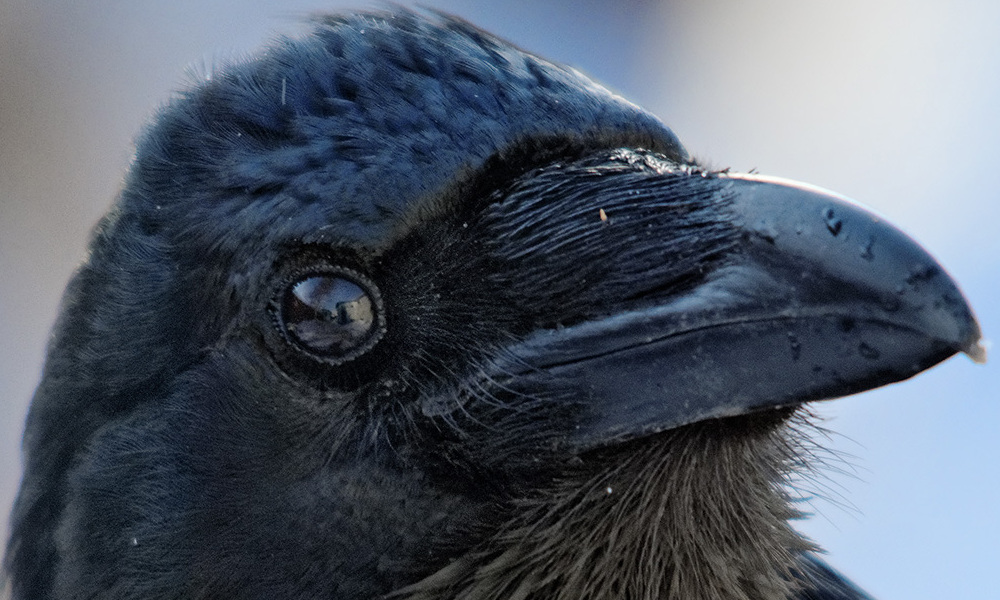
//> input picture Labs_cpp/homework_1/raven.jpg, 1000 x 600 px
$ ./basic_operations   (built with g++ and OpenCV 4)
//> lines starting //> are read from the running program, lines starting //| are printed output that depends on the picture
### Labs_cpp/homework_1/basic_operations.h
//
// Created by Олександра Биліна on 15.03.2026.
//

#ifndef CODE_BASIC_OPERATIONS_H
#define CODE_BASIC_OPERATIONS_H


class basic_operations {
};


#endif //CODE_BASIC_OPERATIONS_H

### Labs_cpp/homework_1/basic_operations.cpp
//
// Created by Олександра Биліна on 15.03.2026.
//

#include "basic_operations.h"

#include <opencv2/opencv.hpp>
#include <string>

void basicImageOperations()
{
    std::string path = "/Users/oleksandrabylina/Documents/University/ComputerVision/Labs_cpp/homework_1/raven.jpg";
    cv::Mat image = cv::imread(path);
//> image is the input picture: 600 rows x 1000 cols, CV_8UC3; mean B, G, R 105.7, 92.4, 83.2

    if (image.empty()) {
        std::cout << "Image not loaded!\n";
        return;
    }
    cv::imshow("Original picture", image);
    cv::waitKey(0);
    cv::Mat grey_image = cv::imread(path, cv::IMREAD_GRAYSCALE);
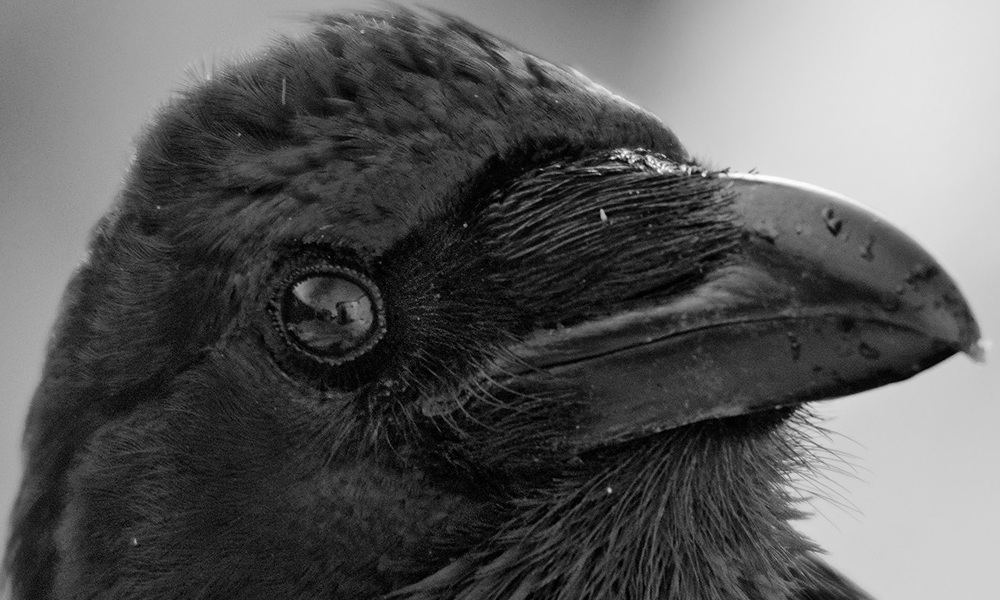
//> grey_image: 600 rows x 1000 cols, CV_8UC1; min 0, max 255, mean 91.2
    cv::imshow("Grey picture", grey_image);
    cv::waitKey(0);
    cv::Mat resized_image;
    cv::resize(image, resized_image, cv::Size(320, 320));
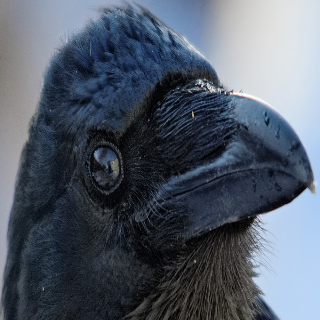
//> resized_image: 320 rows x 320 cols, CV_8UC3; mean B, G, R 105.6, 92.3, 83.1
    cv::imshow("Resized picture", resized_image);
    cv::waitKey(0);
    cv::Mat blurred_image;
    cv::GaussianBlur(image, blurred_image, cv::Size(9, 9), 0);
    cv::imshow("Blurred picture", blurred_image);
    cv::waitKey(0);
    cv::Mat edges;
    cv::Canny(grey_image, edges, 80, 150);
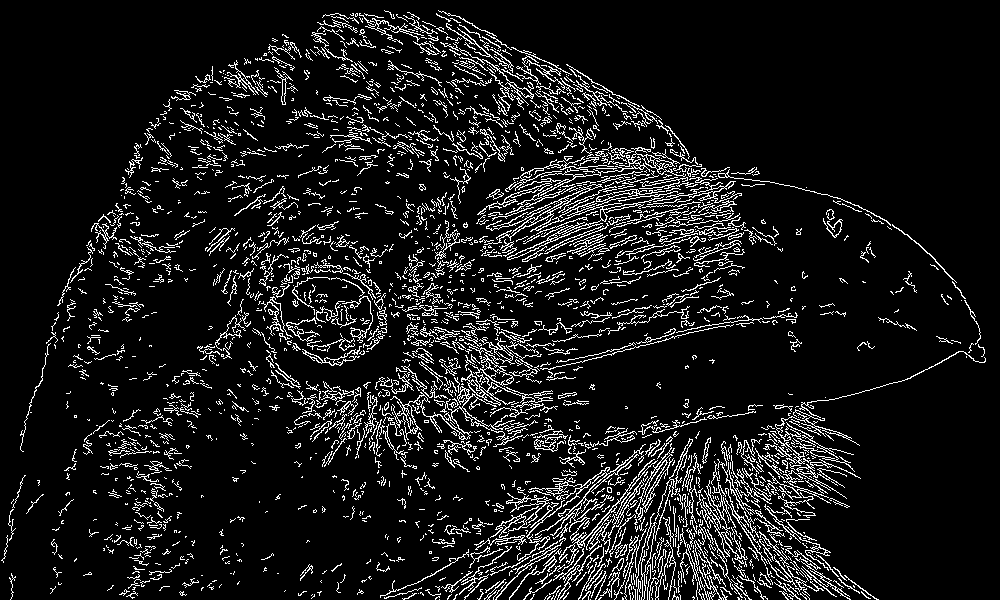
//> edges: 600 rows x 1000 cols, CV_8UC1; 9.6% white in thin lines or dots
    cv::imshow("Edges", edges);
    cv::waitKey(0);
    cv::Mat rotated_image;
    cv::rotate(image, rotated_image, cv::ROTATE_90_CLOCKWISE);
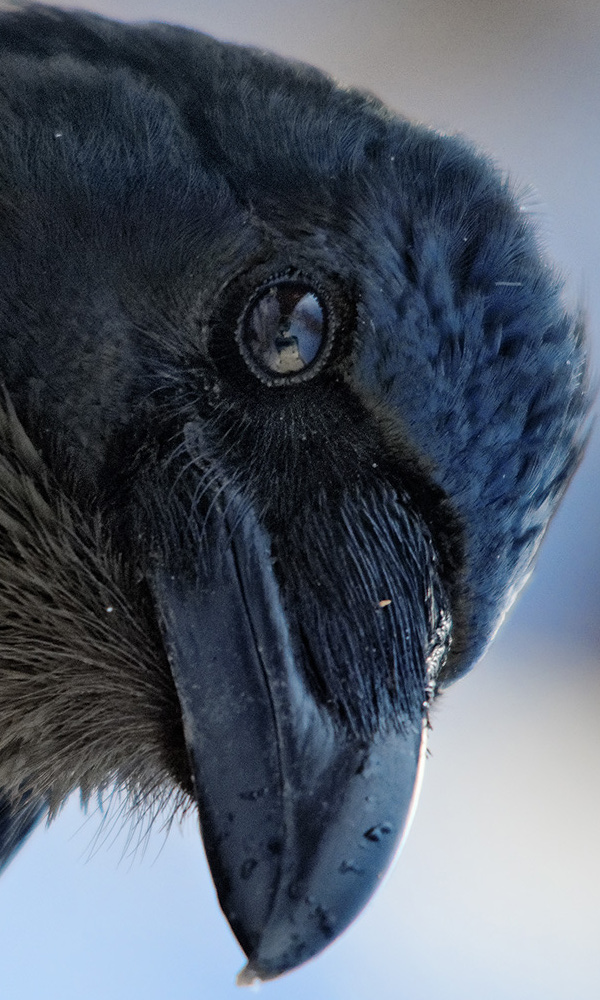
//> rotated_image: 1000 rows x 600 cols, CV_8UC3; mean B, G, R 105.7, 92.4, 83.2
    cv::imshow("Rotated picture", rotated_image);
    cv::waitKey(0);
    cv::Mat cropped_image = image(cv::Rect(100, 100, 250, 250));
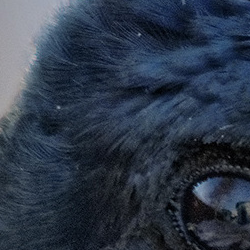
//> cropped_image: 250 rows x 250 cols, CV_8UC3; mean B, G, R 72.2, 56, 45.3
    cv::imshow("Cropped picture", cropped_image);
    cv::waitKey(0);
    cv::Mat brighter_image = image.clone();
    for (int i = 0; i < brighter_image.rows; ++i)
        for (int j = 0; j < brighter_image.cols; ++j)
            for (int c = 0; c < 3; ++c)
                brighter_image.at<cv::Vec3b>(i, j)[c] = cv::saturate_cast<uchar>(brighter_image.at<cv::Vec3b>(i, j)[c] + 50);
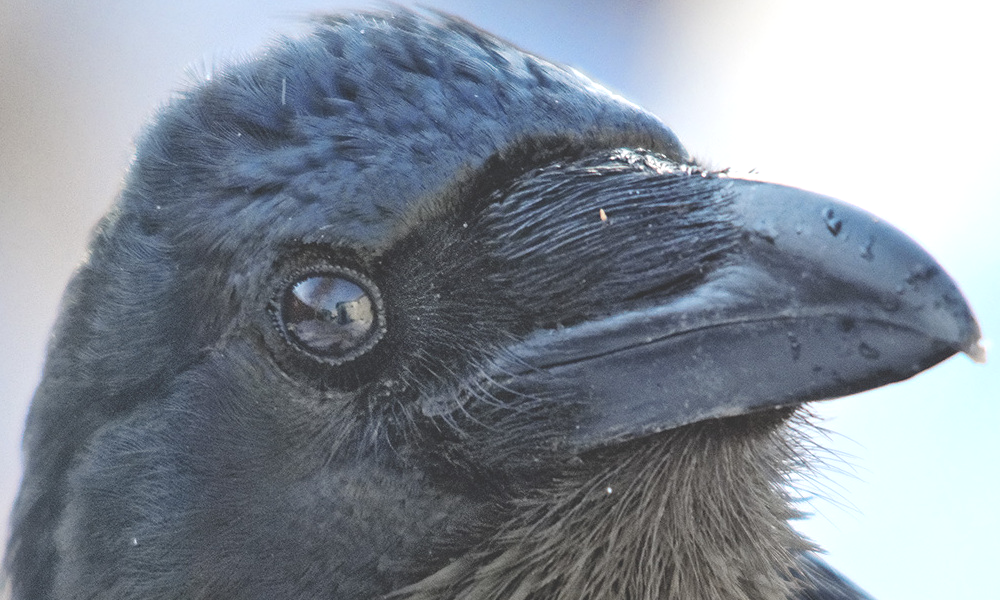
//> brighter_image: 600 rows x 1000 cols, CV_8UC3; mean B, G, R 150.8, 140.4, 132.1
    cv::imshow("Brighter picture", brighter_image);
    cv::waitKey(0);
}

void createImageEx()
{
    cv::Mat image = cv::Mat::zeros(640, 640, CV_8UC3);
    for (size_t i = 100; i < 200; ++i)
        for (size_t j = 100; j < 200; ++j)
            image.at<cv::Vec3b>(i, j) = cv::Vec3b(255, 0, 0);
    cv::imshow("Square", image);
    cv::waitKey(0);
}


int main()
{
    basicImageOperations();
    createImageEx();
    return 0;
}

$ run again, with Labs_cpp/homework_1/magpie.jpg copied over Labs_cpp/homework_1/raven.jpg
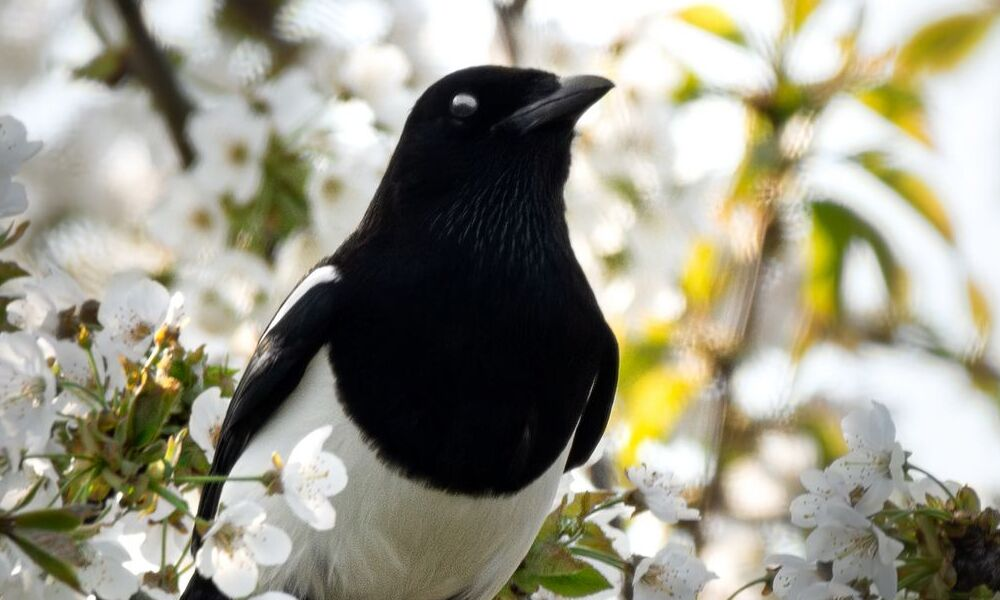
//> input picture Labs_cpp/homework_1/magpie.jpg, 1000 x 600 px
//> in basicImageOperations, image is the input picture: 600 rows x 1000 cols, CV_8UC3; mean B, G, R 134.7, 151.4, 153.6
//> in basicImageOperations, `cv::Canny(grey_image, edges, 80, 150);`:
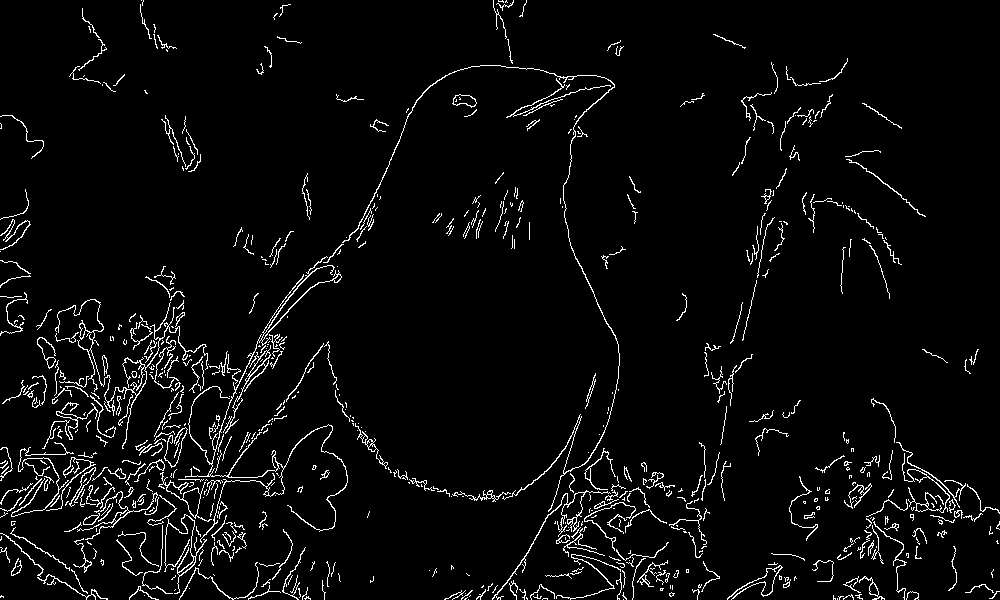
//> edges: 600 rows x 1000 cols, CV_8UC1; 4.1% white in thin lines or dots
//> after the loop in basicImageOperations, `for (int i = 0; i < brighter_image.rows; ++i)`:
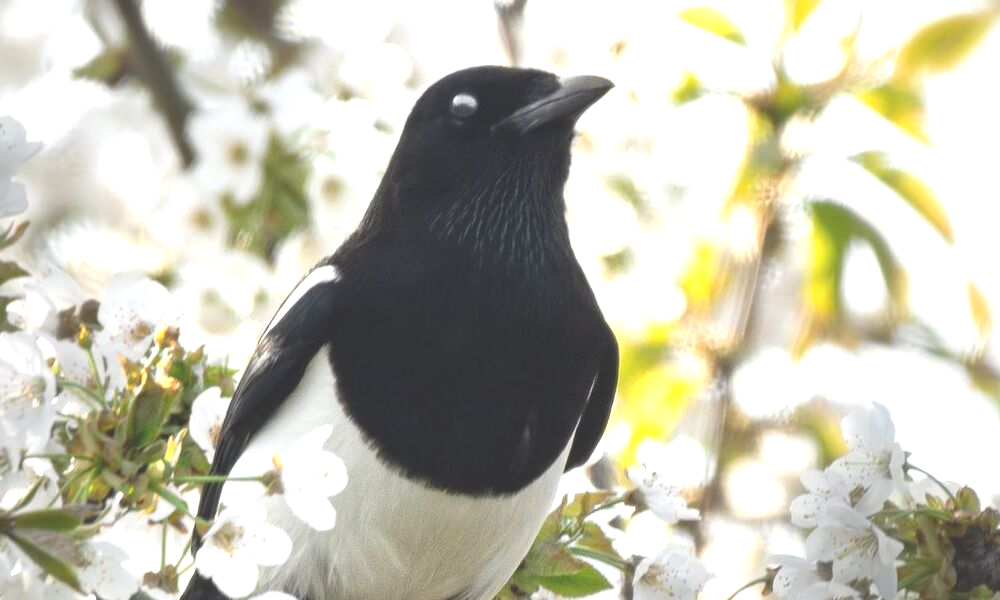
//> brighter_image: 600 rows x 1000 cols, CV_8UC3; mean B, G, R 176.4, 191.8, 193.3
